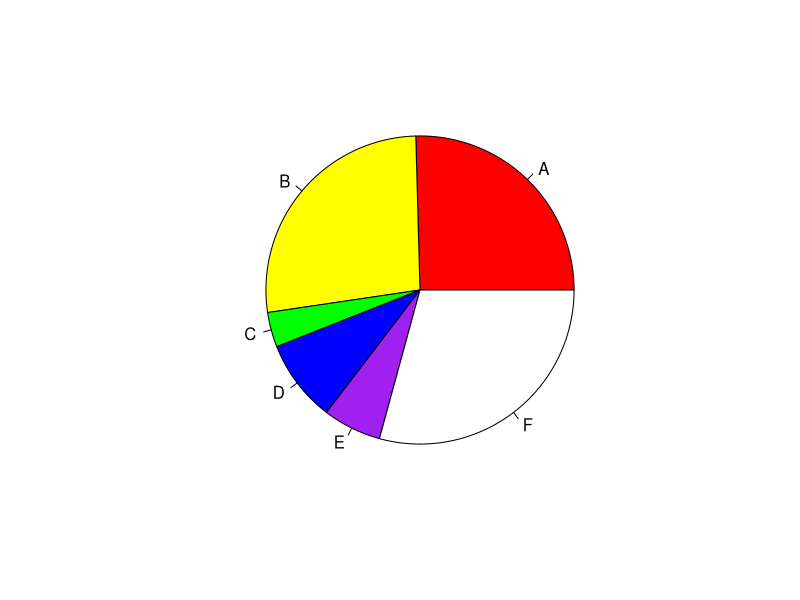
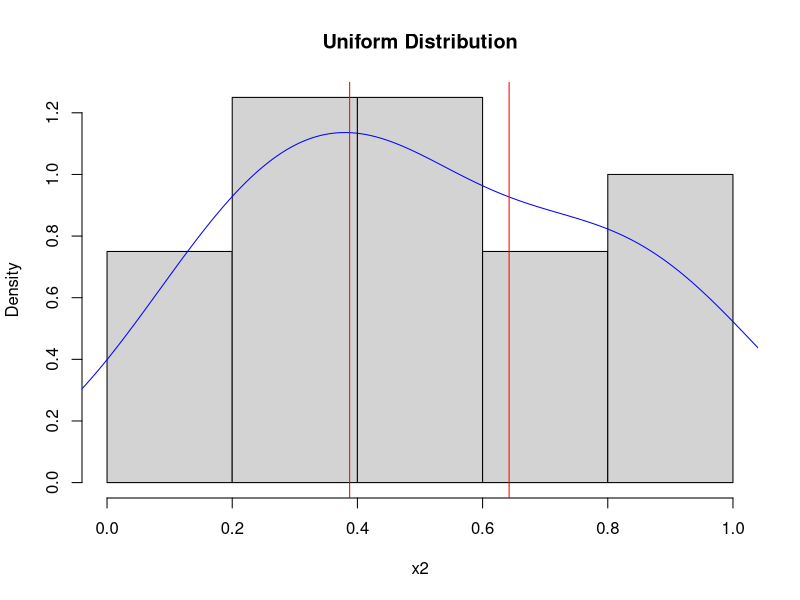
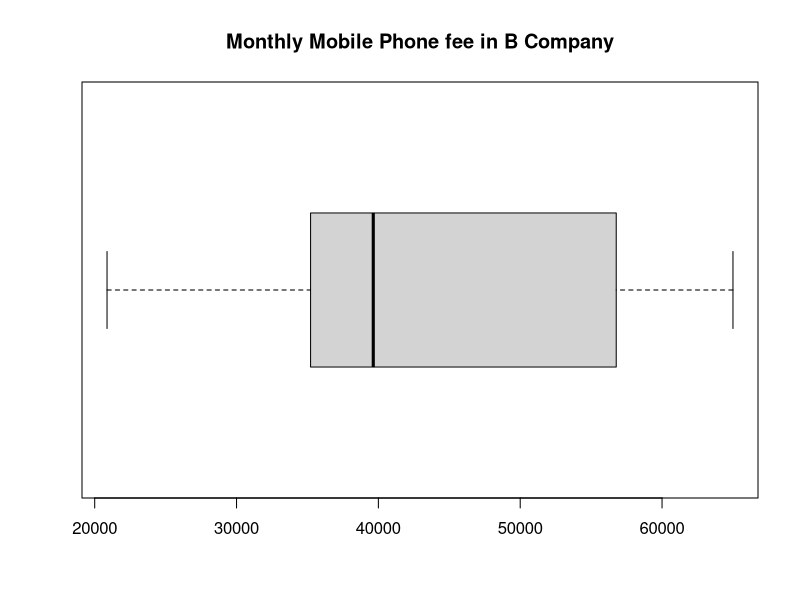
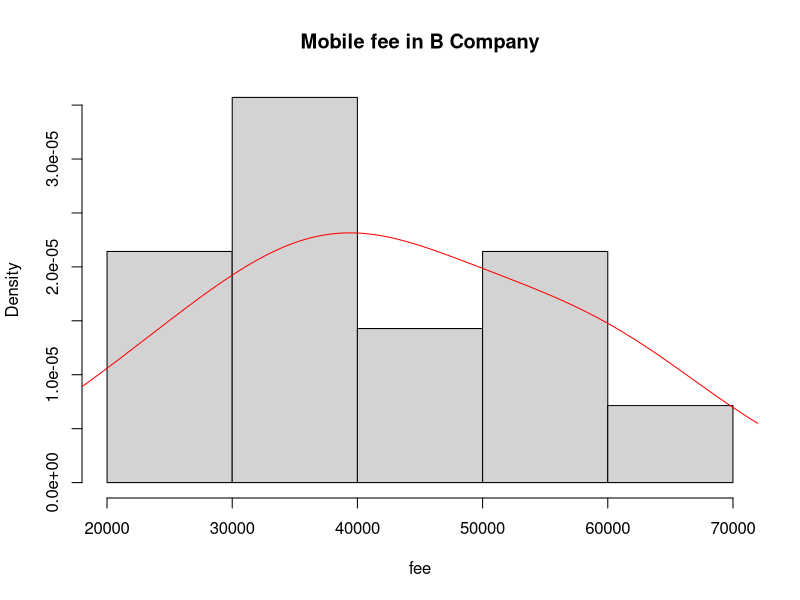

Source code (R) for these figures, in order:
## ---- chunk 1
knitr::opts_chunk$set(echo = TRUE)
## ---- chunk 2
# R
# JeongSoo Na
# Test plot

#1 내장된 데이터셋인 InsectSprays을 사용해 
#(a) spray종류에 따른 빈도표를 구하고 파이그림을 그리시오.
InsectSprays
x1=table(InsectSprays)
count=as.numeric(row.names(x1))
sum.count=x1*count
spraytype.sum=apply(sum.count,2,sum)
spraytype.sum
pie(spraytype.sum,col=c('red','yellow','green','blue','purple','white'))
#(b) count 평균을 구하시오.
mean(spraytype.sum)
#(c) spary 종류 별 count 의 합을 구하시오.
count=as.numeric(row.names(x1))
sum.count=x1*count
spraytype.sum=apply(sum.count,2,sum)
spraytype.sum

#2. 균일분포 (0,1)을 따르는 20개의 난수로 구성된 vector x에 대해
#(a) 평균과 표준편차를 구하시오.
n=20
x2=runif(n,0,1)
x2
mean(x2)
SE=sd(x2)/sqrt(n)
SE
#(b) 평균  2 표준오차로 나타낸 신뢰구간 그림을 그리시오.
#표준오차 = s/n^(1/2)
nclass.Sturges(x2)
hist(x2,breaks=6,prob=T,main="Uniform Distribution")
lines(density(x2,bw='SJ'),col='blue')
abline(v=mean(x2) + c(-1,1)*2*SE,col='red',lty=1)

#3. B 회사직원들의 월별 휴대폰 요금을 조사하여 얻은 데이터이다.
#(a) 평균 휴대폰요금을 추정하시오.
fee<-c("20,870","39,400","65,000","45,000","35,890",
       "29,000","56,770","23,000","38,550","59,800",
       "39,880","56,780","35,220","48,990")
fee<-as.numeric(gsub(",", "", fee)); fee
mean(fee)
#(b) 평균 휴대폰 요금의 95% 신뢰구간을 추정하시오.
SE=sd(fee) / sqrt (length(fee))
alpha=0.05
t.value = qt(1-alpha/2,df=length(fee)-1); t.value
mean(fee) + c(-1,1)*t.value*SE
#(c) 휴대폰 요금의 분산, 표준편차와 범위를 추정하시오.
s=sd(fee)
v=var(fee)
s
v
max(fee)-min(fee)
#(d) 상자그림을 그리시오
boxplot(fee,main="Monthly Mobile Phone fee in B Company",horizontal=T)
#(e) 확률밀도함수추정선과 히스토그램을 그리시오.
nclass.Sturges(fee)
hist(fee,breaks=5,prob=T,main="Mobile fee in B Company")
lines(density(fee,bw='SJ'),col='red')
